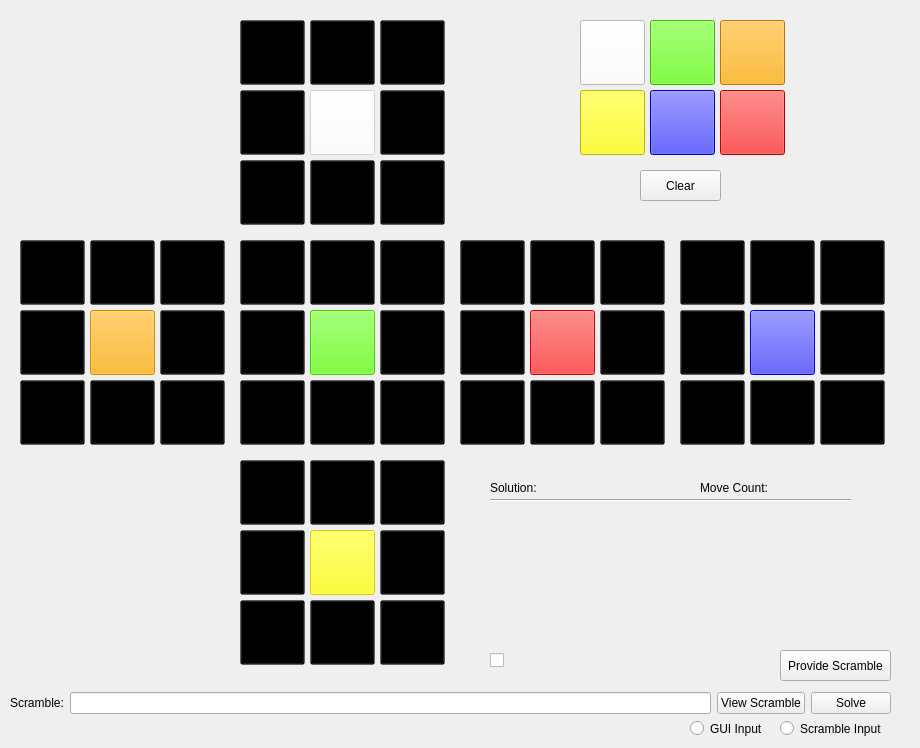
    <widget class="QWidget" name="tab3x3">
     <property name="enabled">
      <bool>true</bool>
     </property>
     <attribute name="title">
      <string>3x3</string>
     </attribute>
     <widget class="QLabel" name="moveCountLabel">
      <property name="geometry">
       <rect>
        <x>830</x>
        <y>480</y>
        <width>21</width>
        <height>16</height>
       </rect>
      </property>
      <property name="text">
       <string/>
      </property>
     </widget>
     <widget class="QPushButton" name="r1">
      <property name="geometry">
       <rect>
        <x>530</x>
        <y>240</y>
        <width>65</width>
        <height>65</height>
       </rect>
      </property>
      <property name="styleSheet">
       <string notr="true">background-color: rgb(0, 0, 0);
background-color: rgba(0, 0, 0, 50);</string>
      </property>
      <property name="text">
       <string/>
      </property>
     </widget>
     <widget class="QPushButton" name="y5">
      <property name="geometry">
       <rect>
        <x>380</x>
        <y>530</y>
        <width>65</width>
        <height>65</height>
       </rect>
      </property>
      <property name="styleSheet">
       <string notr="true">background-color: rgb(0, 0, 0);
background-color: rgba(0, 0, 0, 50);</string>
      </property>
      <property name="text">
       <string/>
      </property>
     </widget>
     <widget class="QPushButton" name="o4">
      <property name="enabled">
       <bool>false</bool>
      </property>
      <property name="geometry">
       <rect>
        <x>90</x>
        <y>310</y>
        <width>65</width>
        <height>65</height>
       </rect>
      </property>
      <property name="styleSheet">
       <string notr="true">background-color: rgb(255, 170, 0);</string>
      </property>
      <property name="text">
       <string/>
      </property>
     </widget>
     <widget class="QPushButton" name="r8">
      <property name="geometry">
       <rect>
        <x>600</x>
        <y>380</y>
        <width>65</width>
        <height>65</height>
       </rect>
      </property>
      <property name="styleSheet">
       <string notr="true">background-color: rgb(0, 0, 0);
background-color: rgba(0, 0, 0, 50);</string>
      </property>
      <property name="text">
       <string/>
      </property>
     </widget>
     <widget class="QPushButton" name="r5">
      <property name="geometry">
       <rect>
        <x>600</x>
        <y>310</y>
        <width>65</width>
        <height>65</height>
       </rect>
      </property>
      <property name="styleSheet">
       <string notr="true">background-color: rgb(0, 0, 0);
background-color: rgba(0, 0, 0, 50);</string>
      </property>
      <property name="text">
       <string/>
      </property>
     </widget>
     <widget class="QPushButton" name="b7">
      <property name="geometry">
       <rect>
        <x>750</x>
        <y>380</y>
        <width>65</width>
        <height>65</height>
       </rect>
      </property>
      <property name="styleSheet">
       <string notr="true">background-color: rgb(0, 0, 0);
background-color: rgba(0, 0, 0, 50);</string>
      </property>
      <property name="text">
       <string/>
      </property>
     </widget>
     <widget class="QPushButton" name="g6">
      <property name="geometry">
       <rect>
        <x>240</x>
        <y>380</y>
        <width>65</width>
        <height>65</height>
       </rect>
      </property>
      <property name="styleSheet">
       <string notr="true">background-color: rgb(0, 0, 0);
background-color: rgba(0, 0, 0, 50);</string>
      </property>
      <property name="text">
       <string/>
      </property>
     </widget>
     <widget class="QPushButton" name="b3">
      <property name="geometry">
       <rect>
        <x>680</x>
        <y>310</y>
        <width>65</width>
        <height>65</height>
       </rect>
      </property>
      <property name="styleSheet">
       <string notr="true">background-color: rgb(0, 0, 0);
background-color: rgba(0, 0, 0, 50);</string>
      </property>
      <property name="text">
       <string/>
      </property>
     </widget>
     <widget class="QPushButton" name="o1">
      <property name="geometry">
       <rect>
        <x>90</x>
        <y>240</y>
        <width>65</width>
        <height>65</height>
       </rect>
      </property>
      <property name="styleSheet">
       <string notr="true">background-color: rgb(0, 0, 0);
background-color: rgba(0, 0, 0, 50);</string>
      </property>
      <property name="text">
       <string/>
      </property>
     </widget>
     <widget class="QPushButton" name="b6">
      <property name="geometry">
       <rect>
        <x>680</x>
        <y>380</y>
        <width>65</width>
        <height>65</height>
       </rect>
      </property>
      <property name="styleSheet">
       <string notr="true">background-color: rgb(0, 0, 0);
background-color: rgba(0, 0, 0, 50);</string>
      </property>
      <property name="text">
       <string/>
      </property>
     </widget>
     <widget class="QPushButton" name="g0">
      <property name="geometry">
       <rect>
        <x>240</x>
        <y>240</y>
        <width>65</width>
        <height>65</height>
       </rect>
      </property>
      <property name="styleSheet">
       <string notr="true">background-color: rgb(0, 0, 0);
background-color: rgba(0, 0, 0, 50);</string>
      </property>
      <property name="text">
       <string/>
      </property>
     </widget>
     <widget class="QPushButton" name="g3">
      <property name="geometry">
       <rect>
        <x>240</x>
        <y>310</y>
        <width>65</width>
        <height>65</height>
       </rect>
      </property>
      <property name="styleSheet">
       <string notr="true">background-color: rgb(0, 0, 0);
background-color: rgba(0, 0, 0, 50);</string>
      </property>
      <property name="text">
       <string/>
      </property>
     </widget>
     <widget class="QPushButton" name="cg">
      <property name="geometry">
       <rect>
        <x>650</x>
        <y>20</y>
        <width>65</width>
        <height>65</height>
       </rect>
      </property>
      <property name="styleSheet">
       <string notr="true">background-color: rgb(85, 255, 0);</string>
      </property>
      <property name="text">
       <string/>
      </property>
     </widget>
     <widget class="QPushButton" name="w4">
      <property name="enabled">
       <bool>false</bool>
      </property>
      <property name="geometry">
       <rect>
        <x>310</x>
        <y>90</y>
        <width>65</width>
        <height>65</height>
       </rect>
      </property>
      <property name="styleSheet">
       <string notr="true">background-color: rgb(255, 255, 255);</string>
      </property>
      <property name="text">
       <string/>
      </property>
     </widget>
     <widget class="QPushButton" name="y6">
      <property name="geometry">
       <rect>
        <x>240</x>
        <y>600</y>
        <width>65</width>
        <height>65</height>
       </rect>
      </property>
      <property name="styleSheet">
       <string notr="true">background-color: rgb(0, 0, 0);
background-color: rgba(0, 0, 0, 50);</string>
      </property>
      <property name="text">
       <string/>
      </property>
     </widget>
     <widget class="Line" name="line">
      <property name="geometry">
       <rect>
        <x>490</x>
        <y>480</y>
        <width>361</width>
        <height>41</height>
       </rect>
      </property>
      <property name="orientation">
       <enum>Qt::Horizontal</enum>
      </property>
     </widget>
     <widget class="QPushButton" name="cb">
      <property name="geometry">
       <rect>
        <x>650</x>
        <y>90</y>
        <width>65</width>
        <height>65</height>
       </rect>
      </property>
      <property name="styleSheet">
       <string notr="true">background-color: rgb(0, 0, 255);</string>
      </property>
      <property name="text">
       <string/>
      </property>
     </widget>
     <widget class="QLabel" name="movesLabel">
      <property name="geometry">
       <rect>
        <x>490</x>
        <y>510</y>
        <width>361</width>
        <height>131</height>
       </rect>
      </property>
      <property name="text">
       <string/>
      </property>
     </widget>
     <widget class="QPushButton" name="o0">
      <property name="geometry">
       <rect>
        <x>20</x>
        <y>240</y>
        <width>65</width>
        <height>65</height>
       </rect>
      </property>
      <property name="styleSheet">
       <string notr="true">background-color: rgb(0, 0, 0);
background-color: rgba(0, 0, 0, 50);</string>
      </property>
      <property name="text">
       <string/>
      </property>
     </widget>
     <widget class="QPushButton" name="w5">
      <property name="geometry">
       <rect>
        <x>380</x>
        <y>90</y>
        <width>65</width>
        <height>65</height>
       </rect>
      </property>
      <property name="styleSheet">
       <string notr="true">background-color: rgb(0, 0, 0);
background-color: rgba(0, 0, 0, 50);</string>
      </property>
      <property name="text">
       <string/>
      </property>
     </widget>
     <widget class="QPushButton" name="o5">
      <property name="geometry">
       <rect>
        <x>160</x>
        <y>310</y>
        <width>65</width>
        <height>65</height>
       </rect>
      </property>
      <property name="styleSheet">
       <string notr="true">background-color: rgb(0, 0, 0);
background-color: rgba(0, 0, 0, 50);</string>
      </property>
      <property name="text">
       <string/>
      </property>
     </widget>
     <widget class="QLabel" name="moveCountLabel_static">
      <property name="geometry">
       <rect>
        <x>700</x>
        <y>480</y>
        <width>131</width>
        <height>16</height>
       </rect>
      </property>
      <property name="styleSheet">
       <string notr="true">font: 12pt &quot;MS Shell Dlg 2&quot;;</string>
      </property>
      <property name="text">
       <string>Move Count:</string>
      </property>
     </widget>
     <widget class="QPushButton" name="g8">
      <property name="geometry">
       <rect>
        <x>380</x>
        <y>380</y>
        <width>65</width>
        <height>65</height>
       </rect>
      </property>
      <property name="styleSheet">
       <string notr="true">background-color: rgb(0, 0, 0);
background-color: rgba(0, 0, 0, 50);</string>
      </property>
      <property name="text">
       <string/>
      </property>
     </widget>
     <widget class="QPushButton" name="b1">
      <property name="geometry">
       <rect>
        <x>750</x>
        <y>240</y>
        <width>65</width>
        <height>65</height>
       </rect>
      </property>
      <property name="styleSheet">
       <string notr="true">background-color: rgb(0, 0, 0);
background-color: rgba(0, 0, 0, 50);</string>
      </property>
      <property name="text">
       <string/>
      </property>
     </widget>
     <widget class="QPushButton" name="y3">
      <property name="geometry">
       <rect>
        <x>240</x>
        <y>530</y>
        <width>65</width>
        <height>65</height>
       </rect>
      </property>
      <property name="styleSheet">
       <string notr="true">background-color: rgb(0, 0, 0);
background-color: rgba(0, 0, 0, 50);</string>
      </property>
      <property name="text">
       <string/>
      </property>
     </widget>
     <widget class="QPushButton" name="g4">
      <property name="enabled">
       <bool>false</bool>
      </property>
      <property name="geometry">
       <rect>
        <x>310</x>
        <y>310</y>
        <width>65</width>
        <height>65</height>
       </rect>
      </property>
      <property name="styleSheet">
       <string notr="true">background-color: rgb(85, 255, 0);</string>
      </property>
      <property name="text">
       <string/>
      </property>
     </widget>
     <widget class="QPushButton" name="o6">
      <property name="geometry">
       <rect>
        <x>20</x>
        <y>380</y>
        <width>65</width>
        <height>65</height>
       </rect>
      </property>
      <property name="styleSheet">
       <string notr="true">background-color: rgb(0, 0, 0);
background-color: rgba(0, 0, 0, 50);</string>
      </property>
      <property name="text">
       <string/>
      </property>
     </widget>
     <widget class="QPushButton" name="y8">
      <property name="geometry">
       <rect>
        <x>380</x>
        <y>600</y>
        <width>65</width>
        <height>65</height>
       </rect>
      </property>
      <property name="styleSheet">
       <string notr="true">background-color: rgb(0, 0, 0);
background-color: rgba(0, 0, 0, 50);</string>
      </property>
      <property name="text">
       <string/>
      </property>
     </widget>
     <widget class="QPushButton" name="co">
      <property name="geometry">
       <rect>
        <x>720</x>
        <y>20</y>
        <width>65</width>
        <height>65</height>
       </rect>
      </property>
      <property name="styleSheet">
       <string notr="true">background-color: rgb(255, 170, 0);</string>
      </property>
      <property name="text">
       <string/>
      </property>
     </widget>
     <widget class="QPushButton" name="w6">
      <property name="geometry">
       <rect>
        <x>240</x>
        <y>160</y>
        <width>65</width>
        <height>65</height>
       </rect>
      </property>
      <property name="styleSheet">
       <string notr="true">background-color: rgb(0, 0, 0);
background-color: rgba(0, 0, 0, 50);</string>
      </property>
      <property name="text">
       <string/>
      </property>
     </widget>
     <widget class="QPushButton" name="y0">
      <property name="geometry">
       <rect>
        <x>240</x>
        <y>460</y>
        <width>65</width>
        <height>65</height>
       </rect>
      </property>
      <property name="styleSheet">
       <string notr="true">background-color: rgb(0, 0, 0);
background-color: rgba(0, 0, 0, 50);</string>
      </property>
      <property name="text">
       <string/>
      </property>
     </widget>
     <widget class="QPushButton" name="g7">
      <property name="geometry">
       <rect>
        <x>310</x>
        <y>380</y>
        <width>65</width>
        <height>65</height>
       </rect>
      </property>
      <property name="styleSheet">
       <string notr="true">background-color: rgb(0, 0, 0);
background-color: rgba(0, 0, 0, 50);</string>
      </property>
      <property name="text">
       <string/>
      </property>
     </widget>
     <widget class="QPushButton" name="g1">
      <property name="geometry">
       <rect>
        <x>310</x>
        <y>240</y>
        <width>65</width>
        <height>65</height>
       </rect>
      </property>
      <property name="styleSheet">
       <string notr="true">background-color: rgb(0, 0, 0);
background-color: rgba(0, 0, 0, 50);</string>
      </property>
      <property name="text">
       <string/>
      </property>
     </widget>
     <widget class="QPushButton" name="w8">
      <property name="geometry">
       <rect>
        <x>380</x>
        <y>160</y>
        <width>65</width>
        <height>65</height>
       </rect>
      </property>
      <property name="styleSheet">
       <string notr="true">background-color: rgb(0, 0, 0);
background-color: rgba(0, 0, 0, 50);</string>
      </property>
      <property name="text">
       <string/>
      </property>
     </widget>
     <widget class="QPushButton" name="y1">
      <property name="geometry">
       <rect>
        <x>310</x>
        <y>460</y>
        <width>65</width>
        <height>65</height>
       </rect>
      </property>
      <property name="styleSheet">
       <string notr="true">background-color: rgb(0, 0, 0);
background-color: rgba(0, 0, 0, 50);</string>
      </property>
      <property name="text">
       <string/>
      </property>
     </widget>
     <widget class="QPushButton" name="w7">
      <property name="geometry">
       <rect>
        <x>310</x>
        <y>160</y>
        <width>65</width>
        <height>65</height>
       </rect>
      </property>
      <property name="styleSheet">
       <string notr="true">background-color: rgb(0, 0, 0);
background-color: rgba(0, 0, 0, 50);</string>
      </property>
      <property name="text">
       <string/>
      </property>
     </widget>
     <widget class="QPushButton" name="cr">
      <property name="geometry">
       <rect>
        <x>720</x>
        <y>90</y>
        <width>65</width>
        <height>65</height>
       </rect>
      </property>
      <property name="styleSheet">
       <string notr="true">background-color: rgb(255, 0, 0);</string>
      </property>
      <property name="text">
       <string/>
      </property>
     </widget>
     <widget class="QPushButton" name="b8">
      <property name="geometry">
       <rect>
        <x>820</x>
        <y>380</y>
        <width>65</width>
        <height>65</height>
       </rect>
      </property>
      <property name="styleSheet">
       <string notr="true">background-color: rgb(0, 0, 0);
background-color: rgba(0, 0, 0, 50);</string>
      </property>
      <property name="text">
       <string/>
      </property>
     </widget>
     <widget class="QPushButton" name="o8">
      <property name="geometry">
       <rect>
        <x>160</x>
        <y>380</y>
        <width>65</width>
        <height>65</height>
       </rect>
      </property>
      <property name="styleSheet">
       <string notr="true">background-color: rgb(0, 0, 0);
background-color: rgba(0, 0, 0, 50);</string>
      </property>
      <property name="text">
       <string/>
      </property>
     </widget>
     <widget class="QPushButton" name="b0">
      <property name="geometry">
       <rect>
        <x>680</x>
        <y>240</y>
        <width>65</width>
        <height>65</height>
       </rect>
      </property>
      <property name="styleSheet">
       <string notr="true">background-color: rgb(0, 0, 0);
background-color: rgba(0, 0, 0, 50);</string>
      </property>
      <property name="text">
       <string/>
      </property>
     </widget>
     <widget class="QPushButton" name="cwhite">
      <property name="geometry">
       <rect>
        <x>580</x>
        <y>20</y>
        <width>65</width>
        <height>65</height>
       </rect>
      </property>
      <property name="styleSheet">
       <string notr="true">background-color: rgb(255, 255, 255);</string>
      </property>
      <property name="text">
       <string/>
      </property>
     </widget>
     <widget class="QPushButton" name="b4">
      <property name="enabled">
       <bool>false</bool>
      </property>
      <property name="geometry">
       <rect>
        <x>750</x>
        <y>310</y>
        <width>65</width>
        <height>65</height>
       </rect>
      </property>
      <property name="styleSheet">
       <string notr="true">background-color: rgb(0, 0, 255);</string>
      </property>
      <property name="text">
       <string/>
      </property>
     </widget>
     <widget class="QRadioButton" name="GUIInputButton">
      <property name="geometry">
       <rect>
        <x>690</x>
        <y>718</y>
        <width>81</width>
        <height>21</height>
       </rect>
      </property>
      <property name="styleSheet">
       <string notr="true">font: 8pt &quot;MS Shell Dlg 2&quot;;</string>
      </property>
      <property name="text">
       <string>GUI Input</string>
      </property>
     </widget>
     <widget class="QPushButton" name="b5">
      <property name="geometry">
       <rect>
        <x>820</x>
        <y>310</y>
        <width>65</width>
        <height>65</height>
       </rect>
      </property>
      <property name="styleSheet">
       <string notr="true">background-color: rgb(0, 0, 0);
background-color: rgba(0, 0, 0, 50);</string>
      </property>
      <property name="text">
       <string/>
      </property>
     </widget>
     <widget class="QPushButton" name="o7">
      <property name="geometry">
       <rect>
        <x>90</x>
        <y>380</y>
        <width>65</width>
        <height>65</height>
       </rect>
      </property>
      <property name="styleSheet">
       <string notr="true">background-color: rgb(0, 0, 0);
background-color: rgba(0, 0, 0, 50);</string>
      </property>
      <property name="text">
       <string/>
      </property>
     </widget>
     <widget class="QLabel" name="solutionLabel">
      <property name="geometry">
       <rect>
        <x>490</x>
        <y>480</y>
        <width>91</width>
        <height>16</height>
       </rect>
      </property>
      <property name="styleSheet">
       <string notr="true">font: 12pt &quot;MS Shell Dlg 2&quot;;</string>
      </property>
      <property name="text">
       <string>Solution:</string>
      </property>
     </widget>
     <widget class="QPushButton" name="w3">
      <property name="geometry">
       <rect>
        <x>240</x>
        <y>90</y>
        <width>65</width>
        <height>65</height>
       </rect>
      </property>
      <property name="styleSheet">
       <string notr="true">background-color: rgb(0, 0, 0);
background-color: rgba(0, 0, 0, 50);</string>
      </property>
      <property name="text">
       <string/>
      </property>
     </widget>
     <widget class="QPushButton" name="o2">
      <property name="geometry">
       <rect>
        <x>160</x>
        <y>240</y>
        <width>65</width>
        <height>65</height>
       </rect>
      </property>
      <property name="styleSheet">
       <string notr="true">background-color: rgb(0, 0, 0);
background-color: rgba(0, 0, 0, 50);</string>
      </property>
      <property name="text">
       <string/>
      </property>
     </widget>
     <widget class="QWidget" name="layoutWidget">
      <property name="geometry">
       <rect>
        <x>10</x>
        <y>688</y>
        <width>881</width>
        <height>30</height>
       </rect>
      </property>
      <layout class="QHBoxLayout" name="horizontalLayout">
       <item>
        <widget class="QLabel" name="scrambleLabel">
         <property name="text">
          <string>Scramble:</string>
         </property>
        </widget>
       </item>
       <item>
        <widget class="QLineEdit" name="scrambleLineEdit"/>
       </item>
       <item>
        <widget class="QPushButton" name="viewScrambleButton">
         <property name="styleSheet">
          <string notr="true">font: 8pt &quot;MS Shell Dlg 2&quot;;</string>
         </property>
         <property name="text">
          <string>View Scramble</string>
         </property>
        </widget>
       </item>
       <item>
        <widget class="QPushButton" name="solveButton">
         <property name="styleSheet">
          <string notr="true">font: 8pt &quot;MS Shell Dlg 2&quot;;</string>
         </property>
         <property name="text">
          <string>Solve</string>
         </property>
        </widget>
       </item>
      </layout>
     </widget>
     <widget class="QPushButton" name="b2">
      <property name="geometry">
       <rect>
        <x>820</x>
        <y>240</y>
        <width>65</width>
        <height>65</height>
       </rect>
      </property>
      <property name="styleSheet">
       <string notr="true">background-color: rgb(0, 0, 0);
background-color: rgba(0, 0, 0, 50);</string>
      </property>
      <property name="text">
       <string/>
      </property>
     </widget>
     <widget class="QPushButton" name="cy">
      <property name="geometry">
       <rect>
        <x>580</x>
        <y>90</y>
        <width>65</width>
        <height>65</height>
       </rect>
      </property>
      <property name="styleSheet">
       <string notr="true">background-color: rgb(255, 255, 0);</string>
      </property>
      <property name="text">
       <string/>
      </property>
     </widget>
     <widget class="QPushButton" name="o3">
      <property name="geometry">
       <rect>
        <x>20</x>
        <y>310</y>
        <width>65</width>
        <height>65</height>
       </rect>
      </property>
      <property name="styleSheet">
       <string notr="true">background-color: rgb(0, 0, 0);
background-color: rgba(0, 0, 0, 50);</string>
      </property>
      <property name="text">
       <string/>
      </property>
     </widget>
     <widget class="QPushButton" name="r6">
      <property name="geometry">
       <rect>
        <x>460</x>
        <y>380</y>
        <width>65</width>
        <height>65</height>
       </rect>
      </property>
      <property name="styleSheet">
       <string notr="true">background-color: rgb(0, 0, 0);
background-color: rgba(0, 0, 0, 50);</string>
      </property>
      <property name="text">
       <string/>
      </property>
     </widget>
     <widget class="QPushButton" name="w0">
      <property name="geometry">
       <rect>
        <x>240</x>
        <y>20</y>
        <width>65</width>
        <height>65</height>
       </rect>
      </property>
      <property name="styleSheet">
       <string notr="true">background-color: rgb(0, 0, 0);
background-color: rgba(0, 0, 0, 50);</string>
      </property>
      <property name="text">
       <string/>
      </property>
     </widget>
     <widget class="QPushButton" name="w1">
      <property name="geometry">
       <rect>
        <x>310</x>
        <y>20</y>
        <width>65</width>
        <height>65</height>
       </rect>
      </property>
      <property name="styleSheet">
       <string notr="true">background-color: rgb(0, 0, 0);
background-color: rgba(0, 0, 0, 50);</string>
      </property>
      <property name="text">
       <string/>
      </property>
     </widget>
     <widget class="QPushButton" name="r3">
      <property name="geometry">
       <rect>
        <x>460</x>
        <y>310</y>
        <width>65</width>
        <height>65</height>
       </rect>
      </property>
      <property name="styleSheet">
       <string notr="true">background-color: rgb(0, 0, 0);
background-color: rgba(0, 0, 0, 50);</string>
      </property>
      <property name="text">
       <string/>
      </property>
     </widget>
     <widget class="QPushButton" name="y7">
      <property name="geometry">
       <rect>
        <x>310</x>
        <y>600</y>
        <width>65</width>
        <height>65</height>
       </rect>
      </property>
      <property name="styleSheet">
       <string notr="true">background-color: rgb(0, 0, 0);
background-color: rgba(0, 0, 0, 50);</string>
      </property>
      <property name="text">
       <string/>
      </property>
     </widget>
     <widget class="QPushButton" name="g2">
      <property name="geometry">
       <rect>
        <x>380</x>
        <y>240</y>
        <width>65</width>
        <height>65</height>
       </rect>
      </property>
      <property name="styleSheet">
       <string notr="true">background-color: rgb(0, 0, 0);
background-color: rgba(0, 0, 0, 50);</string>
      </property>
      <property name="text">
       <string/>
      </property>
     </widget>
     <widget class="QPushButton" name="r2">
      <property name="geometry">
       <rect>
        <x>600</x>
        <y>240</y>
        <width>65</width>
        <height>65</height>
       </rect>
      </property>
      <property name="styleSheet">
       <string notr="true">background-color: rgb(0, 0, 0);
background-color: rgba(0, 0, 0, 50);</string>
      </property>
      <property name="text">
       <string/>
      </property>
     </widget>
     <widget class="QPushButton" name="g5">
      <property name="geometry">
       <rect>
        <x>380</x>
        <y>310</y>
        <width>65</width>
        <height>65</height>
       </rect>
      </property>
      <property name="styleSheet">
       <string notr="true">background-color: rgb(0, 0, 0);
background-color: rgba(0, 0, 0, 50);</string>
      </property>
      <property name="text">
       <string/>
      </property>
     </widget>
     <widget class="QPushButton" name="r0">
      <property name="geometry">
       <rect>
        <x>460</x>
        <y>240</y>
        <width>65</width>
        <height>65</height>
       </rect>
      </property>
      <property name="styleSheet">
       <string notr="true">background-color: rgb(0, 0, 0);
background-color: rgba(0, 0, 0, 50);</string>
      </property>
      <property name="text">
       <string/>
      </property>
     </widget>
     <widget class="QPushButton" name="r7">
      <property name="geometry">
       <rect>
        <x>530</x>
        <y>380</y>
        <width>65</width>
        <height>65</height>
       </rect>
      </property>
      <property name="styleSheet">
       <string notr="true">background-color: rgb(0, 0, 0);
background-color: rgba(0, 0, 0, 50);</string>
      </property>
      <property name="text">
       <string/>
      </property>
     </widget>
     <widget class="QPushButton" name="y4">
      <property name="enabled">
       <bool>false</bool>
      </property>
      <property name="geometry">
       <rect>
        <x>310</x>
        <y>530</y>
        <width>65</width>
        <height>65</height>
       </rect>
      </property>
      <property name="styleSheet">
       <string notr="true">background-color: rgb(255, 255, 0);</string>
      </property>
      <property name="text">
       <string/>
      </property>
     </widget>
     <widget class="QPushButton" name="y2">
      <property name="geometry">
       <rect>
        <x>380</x>
        <y>460</y>
        <width>65</width>
        <height>65</height>
       </rect>
      </property>
      <property name="styleSheet">
       <string notr="true">background-color: rgb(0, 0, 0);
background-color: rgba(0, 0, 0, 50);</string>
      </property>
      <property name="text">
       <string/>
      </property>
     </widget>
     <widget class="QRadioButton" name="scrambleInputButton">
      <property name="geometry">
       <rect>
        <x>780</x>
        <y>718</y>
        <width>131</width>
        <height>21</height>
       </rect>
      </property>
      <property name="styleSheet">
       <string notr="true">font: 8pt &quot;MS Shell Dlg 2&quot;;</string>
      </property>
      <property name="text">
       <string>Scramble Input</string>
      </property>
     </widget>
     <widget class="QCheckBox" name="shortSolutionButton">
      <property name="geometry">
       <rect>
        <x>490</x>
        <y>650</y>
        <width>251</width>
        <height>21</height>
       </rect>
      </property>
      <property name="text">
       <string/>
      </property>
     </widget>
     <widget class="QPushButton" name="r4">
      <property name="enabled">
       <bool>false</bool>
      </property>
      <property name="geometry">
       <rect>
        <x>530</x>
        <y>310</y>
        <width>65</width>
        <height>65</height>
       </rect>
      </property>
      <property name="styleSheet">
       <string notr="true">background-color: rgb(255, 0, 0);</string>
      </property>
      <property name="text">
       <string/>
      </property>
     </widget>
     <widget class="QPushButton" name="w2">
      <property name="geometry">
       <rect>
        <x>380</x>
        <y>20</y>
        <width>65</width>
        <height>65</height>
       </rect>
      </property>
      <property name="styleSheet">
       <string notr="true">background-color: rgba(0, 0, 0, 50);</string>
      </property>
      <property name="text">
       <string/>
      </property>
     </widget>
     <widget class="QPushButton" name="clearButton">
      <property name="geometry">
       <rect>
        <x>640</x>
        <y>170</y>
        <width>81</width>
        <height>31</height>
       </rect>
      </property>
      <property name="styleSheet">
       <string notr="true">font: 8pt &quot;MS Shell Dlg 2&quot;;</string>
      </property>
      <property name="text">
       <string>Clear</string>
      </property>
     </widget>
     <widget class="QPushButton" name="provideScrambleButton">
      <property name="geometry">
       <rect>
        <x>780</x>
        <y>650</y>
        <width>111</width>
        <height>31</height>
       </rect>
      </property>
      <property name="styleSheet">
       <string notr="true">font: 8pt &quot;MS Shell Dlg 2&quot;;</string>
      </property>
      <property name="text">
       <string>Provide Scramble</string>
      </property>
     </widget>
    </widget>
